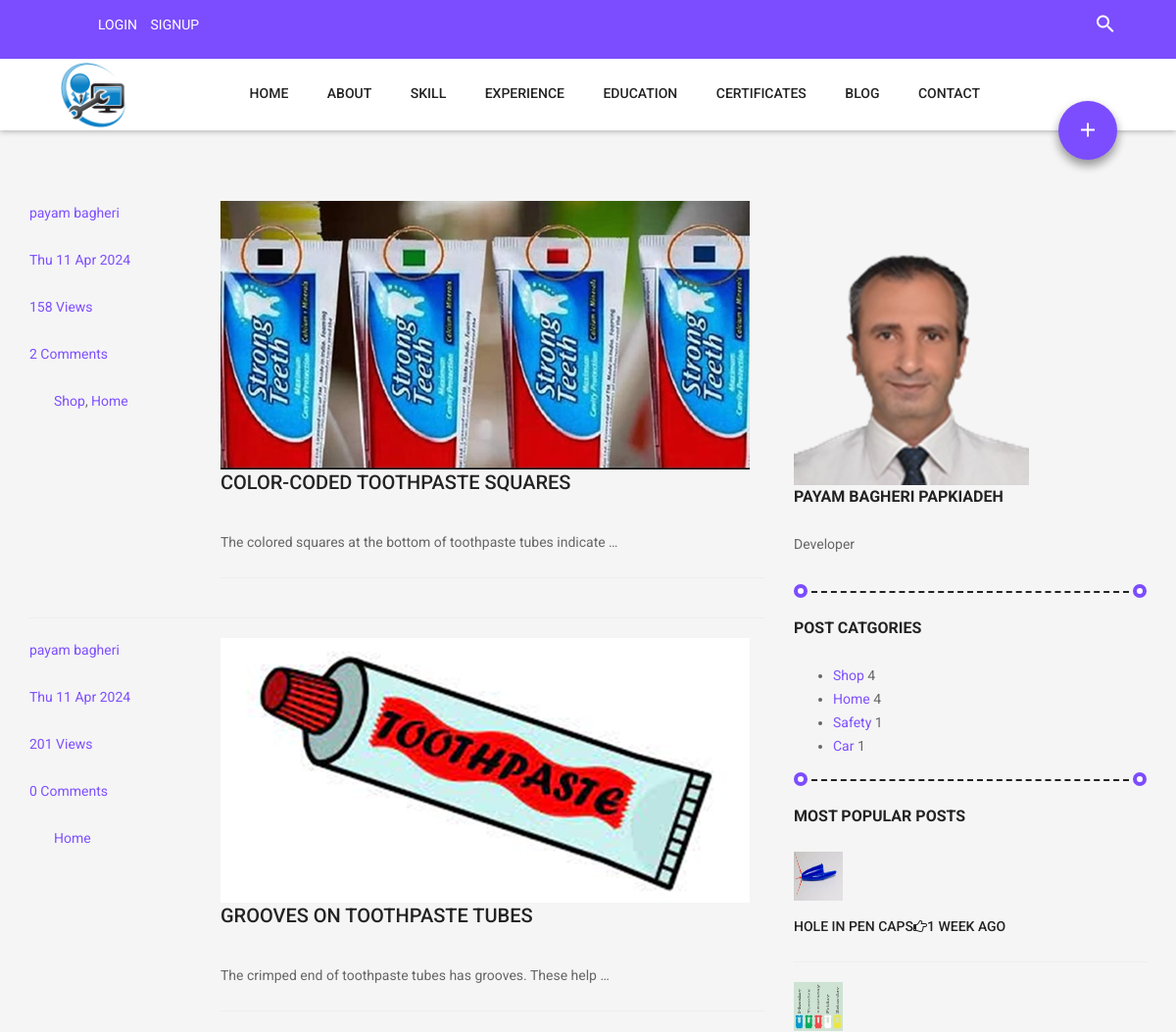
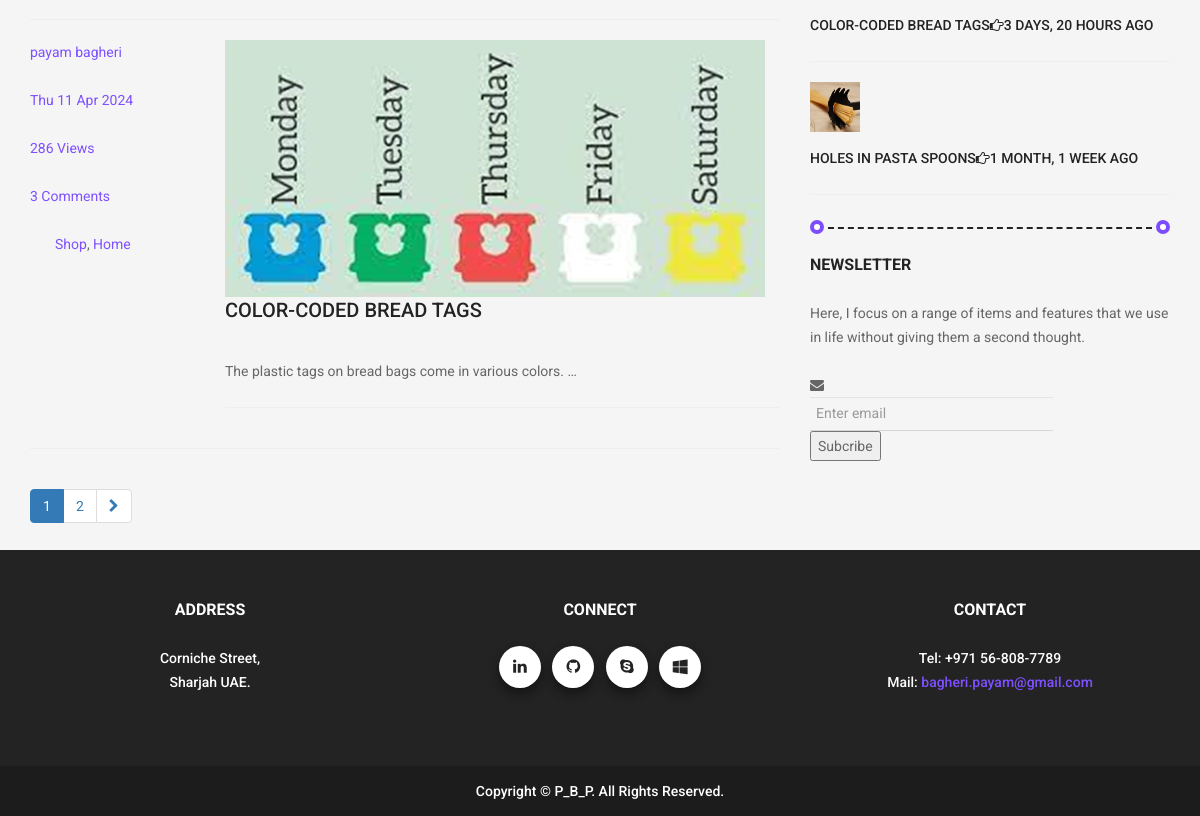
Screenshot of /blog/ with the database file from the repository (2 pictures, top to bottom).
### blog/models.py (models this page shows, shortened)
class Post(models.Model):
    image = models.ImageField(upload_to = 'blog/', default='blog/default.jpg')
    image_home = models.ImageField(upload_to = 'blog/', default='blog/default.jpg')
    author = models.ForeignKey(User, on_delete=models.SET_NULL, null=True)
    title = models.CharField(max_length=255)
    content = models.TextField()
    tags =TaggableManager()
    category =models.ManyToManyField(Category)
    counted_view = models.IntegerField(default=0)
    status = models.BooleanField(default=False)
    login_require = models.BooleanField(default=False)
    created_date = models.DateTimeField(auto_now_add=True)
    updated_date = models.DateTimeField(auto_now=True)
    published_date = models.DateTimeField(null=True)
    class Meta:
        ordering = ['-published_date']

class Category(models.Model):
    name = models.CharField(max_length=255)
    def __str__(self):
        return self.name

### blog/views.py (the view)
# urls.py: path('',blog_view, name='index'),
def blog_view(request, **kwargs):
    posts = Post.objects.exclude(published_date__gt=timezone.now()).exclude (status= 0)
    if kwargs.get('cat_name') != None:
        posts = posts.filter(category__name=kwargs['cat_name'])
    if kwargs.get('author_username') != None:
        posts = posts.filter(author__username=kwargs['author_username'])
    if kwargs.get('tag_name') != None:
        posts = posts.filter(tags__name__in=[kwargs['tag_name']])
    posts = Paginator(posts,3)
    try:
        page_number = request.GET.get('page')
        posts = posts.get_page(page_number)
    except PageNotAnInteger:
        posts = posts.get_page(1)
    except EmptyPage:
        posts = posts.get_page(1)
    context = {'posts': posts}
    return render(request, 'blog/blog-home.html', context)

### blog/templatetags/blog_tags.py (called while the page is built)
@register.simple_tag(name='comment_count')
def function(pid):
    return Comment.objects.filter(post=pid, approved=True).count()

@register.inclusion_tag('blog/blog-latest.html')
def latestposts(arg=1):
    posts = Post.objects.exclude(published_date__gt=timezone.now()).exclude (status= 0)[:arg]
    return {'posts': posts}

@register.inclusion_tag('blog/blog-popular.html')
def popularpost(arg=4):
    posts1 = Post.objects.filter(status= 1).order_by('-counted_view')[:arg]
    return {'posts1': posts1}

@register.inclusion_tag('blog/blog-post-categories.html')
def categories():
    posts = Post.objects.exclude(published_date__gt=timezone.now()).exclude (status= 0)
    categories=Category.objects.all()
    cat_dict={}
    for name in categories:
        cat_dict[name]=posts.filter(category=name).count()
    return {'categories': cat_dict}

### templates/blog/blog-home.html (shortened to what this page needs)
{% extends 'base.html' %}
{% load static %}
{% load blog_tags %}
{% block content %}
<div>
	<br>
	<br>
	<br>
</div>
  <section class="post-content-area">
    <div class="container">
      <div class="row">
        <div class="col-lg-8 posts-list">
          {% for post in posts %}
            <div class="single-post row">
              <div class="col-lg-3 col-md-3 meta-details">
                <div class="user-details row">
                  <p class="user-name col-lg-12 col-md-12 col-6">
                    <a href="{% url 'blog:author' author_username=post.author.username %}">{{ post.author.get_full_name }}</a>
                  </p>
                  <p class="date col-lg-12 col-md-12 col-6">
                    <a href="#">{{ post.published_date|date:'D d M Y' }}</a>
                  </p>
                  <p class="view col-lg-12 col-md-12 col-6">
                    <a href="#">{{ post.counted_view }} Views</a>
                  </p>
                  <p class="comments col-lg-12 col-md-12 col-6">
                    <a href="{% url 'blog:single' post.id %}">{% comment_count post.id %} Comments</a>
                  </p>
				  <ul class="tags">
					{% for cat in post.category.all %}
					<a href="{% url 'blog:category' cat_name=cat.name %}">{{ cat.name }}</a>{% if not forloop.last %},{% endif %}
					{% endfor %}
				  </ul>
                </div>
              </div>
              <div class="col-lg-9 col-md-9">
                <div class="feature-img">
                  <a href="{% url 'blog:single' post.id %}"><img src="{{ post.image_home.url }}" alt="" class="img-responsive"/></a>
                </div>
                <a class="posts-title" href="{% url 'blog:single' post.id %}"><h3>{{ post.title }}</h3></a>
                <p class="excert">{{ post.content|safe|truncatewords:10 }}</p>
                <hr>
              </div>
            </div>
		<hr>
          {% endfor %}
          <nav class="blog-pagination justify-content-center d-flex">
            <ul class="pagination">
              {% for i in posts.paginator.page_range %}
                {% if posts.number == i %}
                  <li class="page-item active">
                    <a href="?page={{ i }}" class="page-link">{{ i }}</a>
                  </li>
                {% else %}
                  <li class="page-item">
                    <a href="?page={{ i }}" class="page-link">{{ i }}</a>
                  </li>
                {% endif %}
              {% endfor %}
              {% if posts.has_next %}
                <li class="page-item">
                  <a href="?page={{ posts.next_page_number }}" class="page-link" aria-label="Next"><span aria-hidden="true"><span class="fa fa-chevron-right"></span></span></a>
                </li>
              {% endif %}
            </ul>
          </nav>
        </div>
        <div class="col-lg-4 sidebar-widgets">
          <div class="widget-wrap">
            {% include 'blog/blog-writer.html' %}
            {% categories %}
            {% popularpost 3 %}
            {% include 'blog/blog-newsletter.html' %}
          </div>
        </div>
      </div>
    </div>
  </section>
{% endblock %}

### templates/blog/blog-post-categories.html
{% load static %}
{% load blog_tags %}
<div class="single-sidebar-widget post-category-widget">
  <h4 class="category-title">Post Catgories</h4>
  <ul class="cat-list">
    {% for name, count in categories.items %}
      <li>
        <div class="d-flex justify-content-between">
        <a href="{% url 'blog:category' cat_name=name %}" class="d-flex justify-content-between">
          <span>{{ name }}</span></a>
          <span>{{ count }}</span>
        </div>
      </li>
    {% endfor %}
  </ul>
  <div class="signature"></div>
</div>

### templates/blog/blog-popular.html
{% load static %}
{% load blog_tags %}
{% load humanize %}
<div class="single-sidebar-widget popular-post-widget">
  <h4 class="popular-title">Most Popular Posts</h4>
  <div class="popular-post-list">
    {% for post in posts1 %}
      <div class="single-post-list d-flex flex-row align-items-center">
        <div class="thumb">
          <img class="img-fluid"  src="{{ post.image_home.url }}" style = "height: 50px; width: 50px;" alt="" />
          <a href="{% url 'blog:single' pid=post.id %}"><h6>{{ post.title }}<span class="fa fa-hand-o-right"></span>{{ post.published_date|naturaltime }}</h6></a>
        </div>
        <hr>
      </div>
    {% endfor %}
  </div>
</div>

### statics/css/style.css (style rules this page uses)
html, body { overflow-x: hidden; }
body { background: #f5f5f5; font-size: 14px; line-height: 24px; color: #666; font-family: 'Roboto', sans-serif; font-weight: 400; }
p { margin-bottom: 24px; }
a { -webkit-transition: .25s; -moz-transition: .25s; -o-transition: .25s; -ms-transition: .25s; transition: .25s; outline: none !important; color: #7e50ff; }
a img { -webkit-transition: .25s; -moz-transition: .25s; -o-transition: .25s; -ms-transition: .25s; transition: .25s; -webkit-backface-visibility: hidden; backface-visibility: hidden; }
h1, h2, h3, h4, h5, h6 { text-transform: uppercase; font-weight: 700; color: #232323; }
h3 { font-size: 20px; line-height: 26px; margin-top: 0; margin-bottom: 36px; font-weight: 500; }
h4 { font-size: 16px; line-height: 24px; margin-top: 0; margin-bottom: 24px; }
h6 { font-size: 14px; line-height: 32px; font-weight: 500; }
.signature { border-bottom: 2px dashed #232323; position: relative; margin: 0 18px; padding-bottom: 12px; margin-bottom: 24px; }
.signature:before { display: block; content: ''; width: 14px; height: 14px; background: #fff; border: 4px solid #7c4dff; border-radius: 100%; position: absolute; left: -18px; bottom: -7px; }
.signature:after { display: block; content: ''; width: 14px; height: 14px; background: #fff; border: 4px solid #7c4dff; border-radius: 100%; position: absolute; right: -18px; bottom: -7px; }

### rows the page displays
Post: author.get_full_name "payam bagheri", published_date "Thu 11 Apr 2024", counted_view "158", id "2", image_home (picture), title "COLOR-CODED TOOTHPASTE SQUARES", content "The colored squares at the bottom of toothpaste tubes indicate …"
Category: name "Shop", count "4"
Category: name "Home", count "4"
Post: author.get_full_name "payam bagheri", published_date "Thu 11 Apr 2024", counted_view "201", id "0", image_home (picture), title "GROOVES ON TOOTHPASTE TUBES", content "The crimped end of toothpaste tubes has grooves. These help …"
Post: author.get_full_name "payam bagheri", published_date "Thu 11 Apr 2024", counted_view "286", id "3", image_home (picture), title "COLOR-CODED BREAD TAGS", content "The plastic tags on bread bags come in various colors. …", published_date "3 DAYS, 20 HOURS AGO"
Category: name "Safety", count "1"
Category: name "Car", count "1"
Post: image_home (picture), title "HOLE IN PEN CAPS", published_date "1 WEEK AGO"
Post: image_home (picture), title "HOLES IN PASTA SPOONS", published_date "1 MONTH, 1 WEEK AGO"

### other values shown
{{ i }} "1"
{{ i }} "2"
